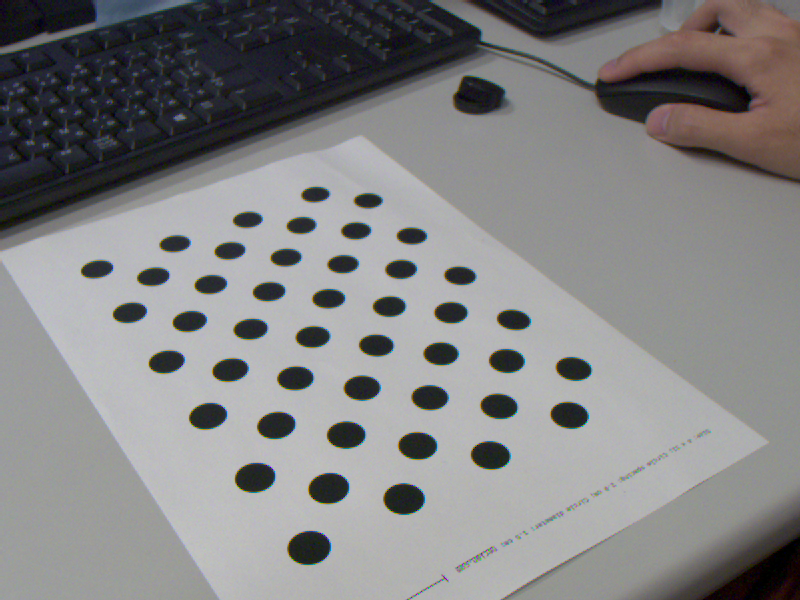
#> input picture data/c01.bmp, 800 x 600 px; its folder holds only this picture in this run
$ python calibrate.py ../data/c01.bmp
#> lines starting #> are read from the running program, lines starting #| are printed output that depends on the picture
#!/usr/bin/env python

'''
camera calibration for distorted images with chess board samples
reads distorted images, calculates the calibration and write undistorted images

usage:
    calibrate.py [--debug <output path>] [--square_size] [<image mask>]

default values:
    --debug:    ./output/
    --square_size: 1.0
    <image mask> defaults to ../data/left*.jpg
'''

# Python 2/3 compatibility
from __future__ import print_function

import numpy as np
import cv2

# local modules
from common import splitfn

# built-in modules
import os

if __name__ == '__main__':
    import sys
    import getopt
    from glob import glob

    args, img_mask = getopt.getopt(sys.argv[1:], '', ['debug=', 'square_size='])
    args = dict(args)
    args.setdefault('--debug', './output/')
    args.setdefault('--square_size', 1.0)
    if not img_mask:
        img_mask = '../data/c0*.bmp'  # default
    else:
        img_mask = img_mask[0]

    img_names = glob(img_mask)
    debug_dir = args.get('--debug')
    if not os.path.isdir(debug_dir):
        os.mkdir(debug_dir)
    square_size = float(args.get('--square_size'))

    pattern_size = (4, 11)
    pattern_points = np.zeros((np.prod(pattern_size), 3), np.float32)
    pattern_points[:, :2] = np.indices(pattern_size).T.reshape(-1, 2)
    pattern_points *= square_size
    print(pattern_points)

    obj_points = []
    img_points = []
    h, w = 0, 0
    img_names_undistort = []
    for fn in img_names:
        print('processing %s... ' % fn, end='')
        img = cv2.imread(fn, 0)
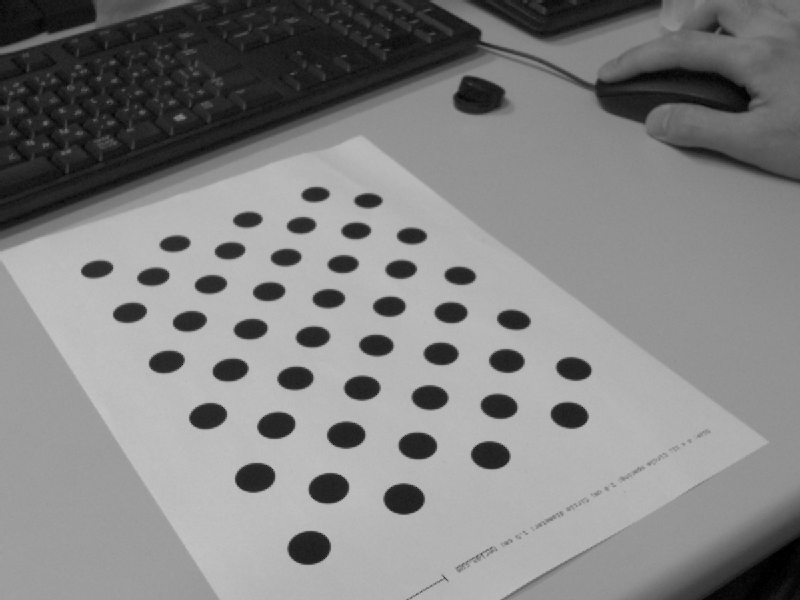
#> img: shape (600, 800); min 0, max 195, mean 131
        if img is None:
            print("Failed to load", fn)
            continue

        h, w = img.shape[:2]
#> h = 600; w = 800
        # found, corners = cv2.findChessboardCorners(img, pattern_size)
        found, corners = cv2.findCirclesGrid(img, pattern_size,None,flags=cv2.CALIB_CB_ASYMMETRIC_GRID)
#> found = True; corners = 44 rows, first 8: [96.69, 268.9], [174.6, 243.4], [247.4, 219.4], [315.1, 194.1], [153.1, 276.4], [229.6, 250.3], [301.1, 225], [367.9, 200.3]
        if found:
            term = (cv2.TERM_CRITERIA_EPS + cv2.TERM_CRITERIA_COUNT, 30, 0.1)
            cv2.cornerSubPix(img, corners, (5, 5), (-1, -1), term)

        if debug_dir:
            vis = cv2.cvtColor(img, cv2.COLOR_GRAY2BGR)
            cv2.drawChessboardCorners(vis, pattern_size, corners, found)
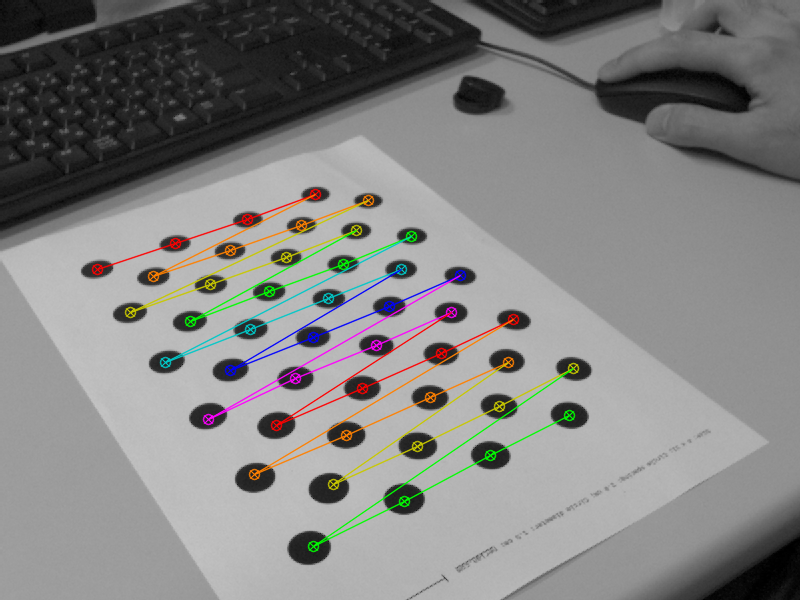
#> vis: shape (600, 800, 3); mean B, G, R 130, 131.2, 131.6
#> (the run stopped early here; a loop or call above may not have finished)

$ run again, on data/c05.bmp
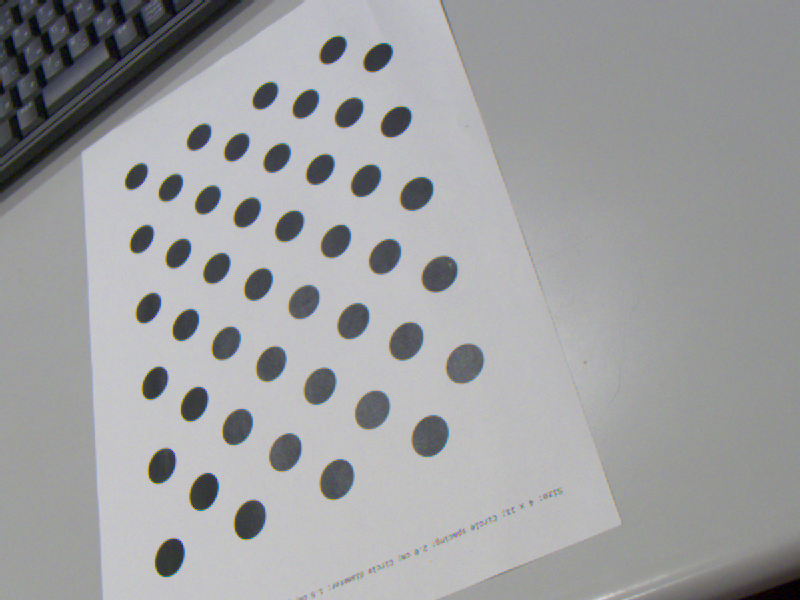
#> input picture data/c05.bmp, 800 x 600 px
#> `img = cv2.imread(fn, 0)`:
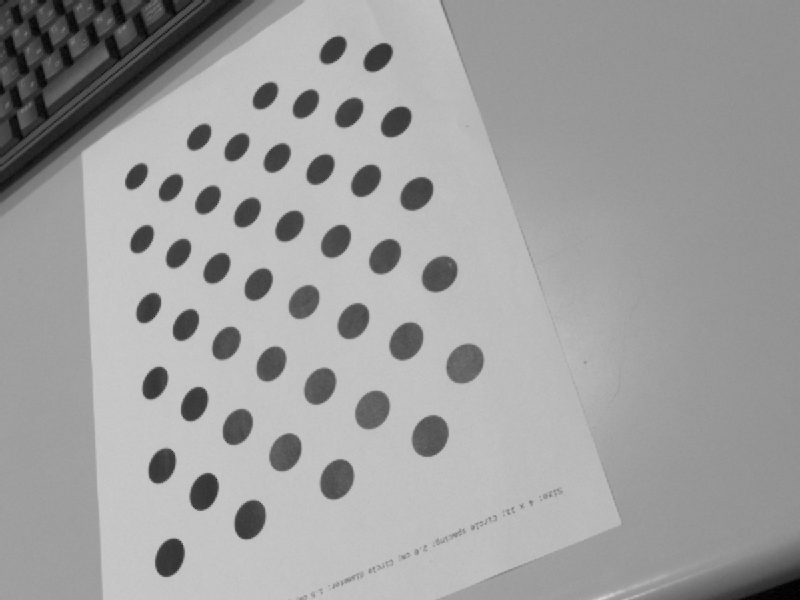
#> img: shape (600, 800); min 0, max 216, mean 159.4
#> found = True; corners = 44 rows, first 8: [136.1, 176.1], [198.9, 136.8], [265, 95.3], [332.7, 49.58], [170.5, 187.4], [236.4, 146.9], [305.4, 103.6], [377.7, 57.05]
#> `cv2.drawChessboardCorners(vis, pattern_size, corners, found)`:
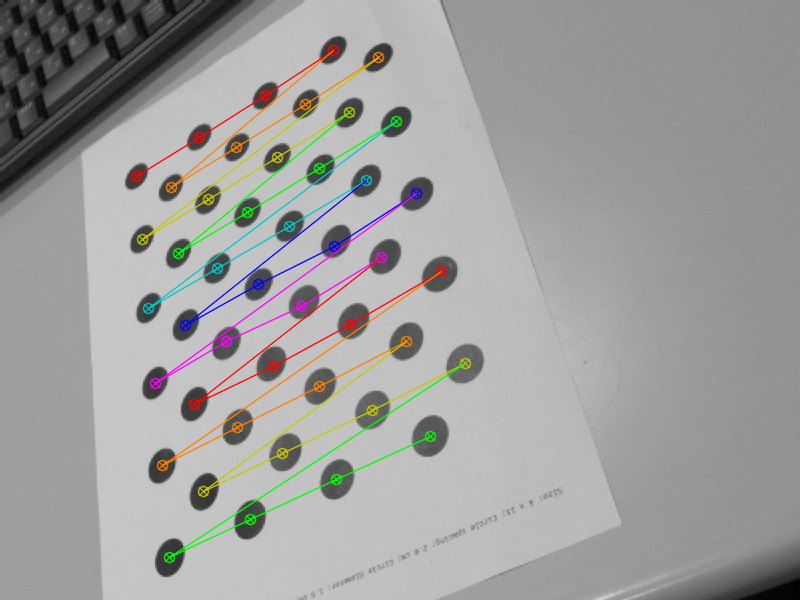
#> vis: shape (600, 800, 3); mean B, G, R 158, 159.2, 159.6

$ run again, on data/c02.bmp
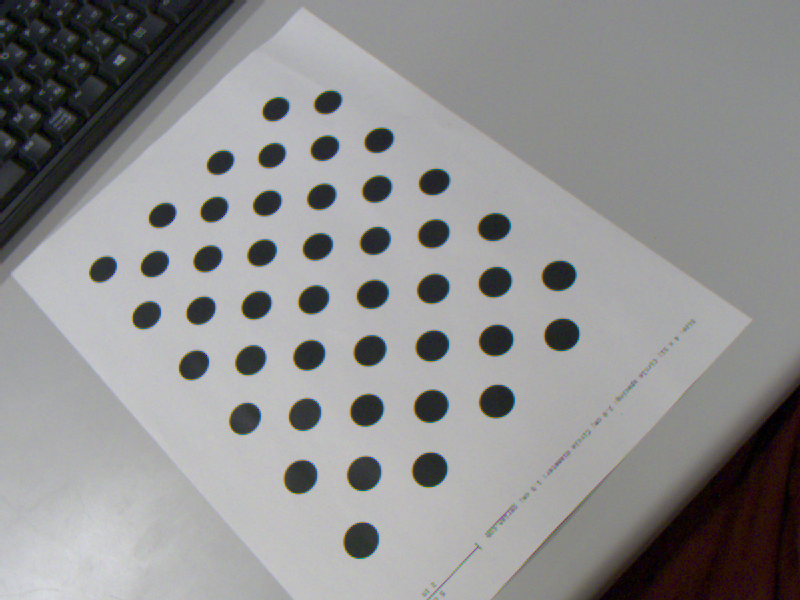
#> input picture data/c02.bmp, 800 x 600 px
#> `img = cv2.imread(fn, 0)`:
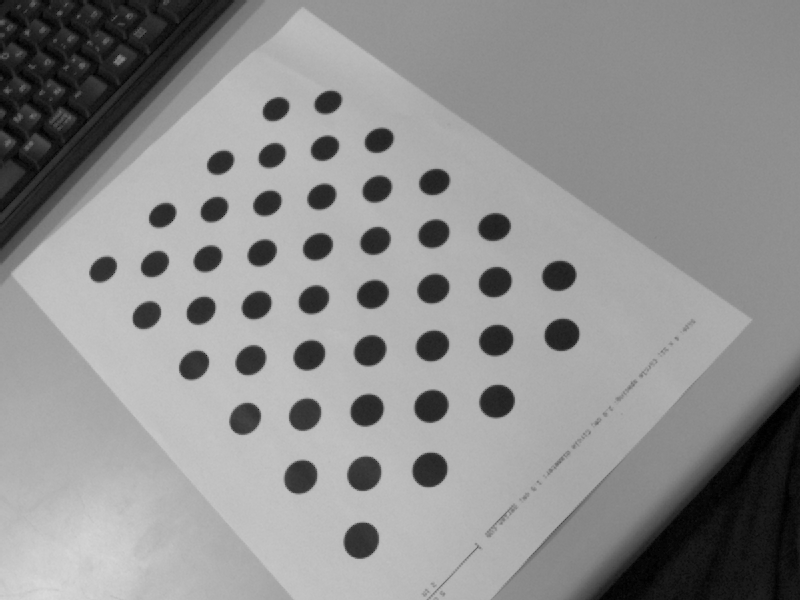
#> img: shape (600, 800); min 0, max 217, mean 143.4
#> found = True; corners = 44 rows, first 8: [102.8, 268.9], [162.1, 214.9], [220.1, 162.2], [275.6, 108.7], [154.4, 263.7], [213.9, 209.1], [271.7, 155.2], [327.7, 101.8]
#> `cv2.drawChessboardCorners(vis, pattern_size, corners, found)`:
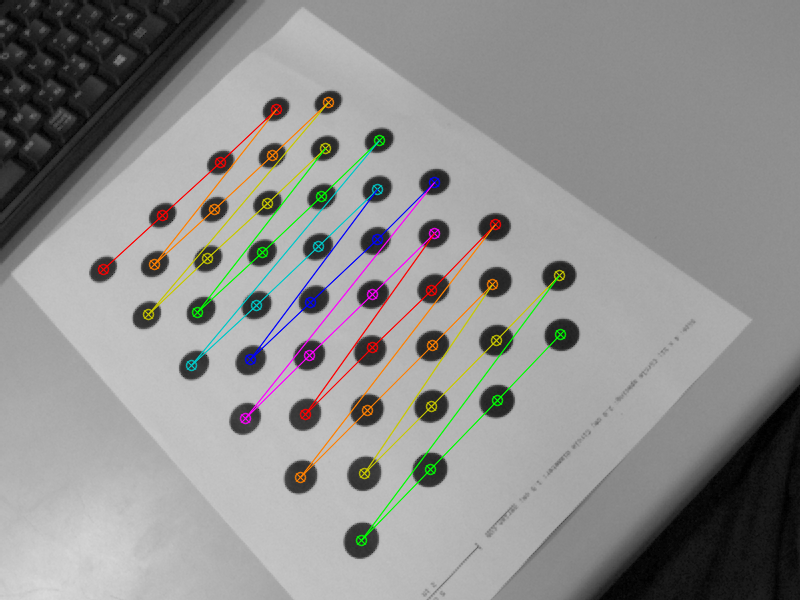
#> vis: shape (600, 800, 3); mean B, G, R 142.4, 143.6, 143.9

$ run again, on data/c03.bmp
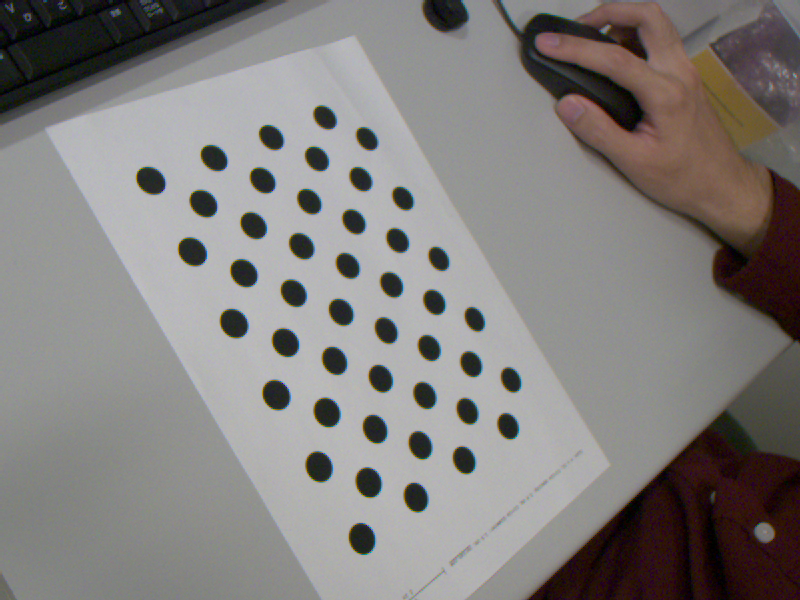
#> input picture data/c03.bmp, 800 x 600 px
#> `img = cv2.imread(fn, 0)`:
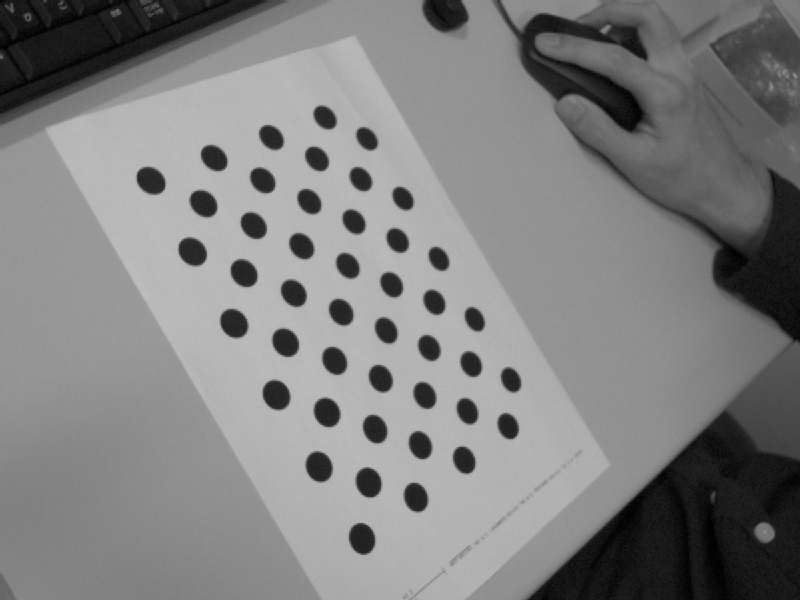
#> img: shape (600, 800); min 0, max 191, mean 128.5
#> found = True; corners = 44 rows, first 8: [150.5, 180.3], [213.8, 157.7], [271.1, 137.1], [324.7, 117.1], [203.1, 203.3], [262.3, 180], [316.6, 158.4], [366.6, 138.4]
#> `cv2.drawChessboardCorners(vis, pattern_size, corners, found)`:
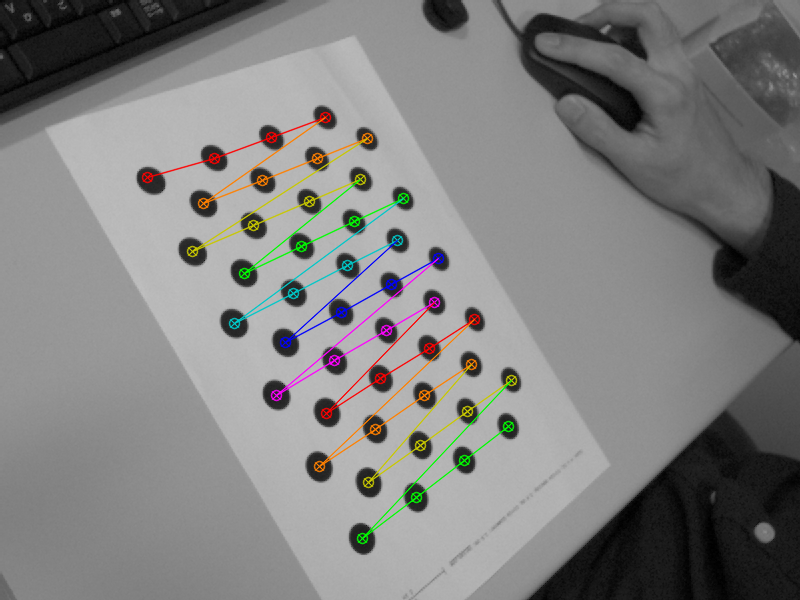
#> vis: shape (600, 800, 3); mean B, G, R 127.9, 128.8, 129.1

$ run again, on data/c04.bmp
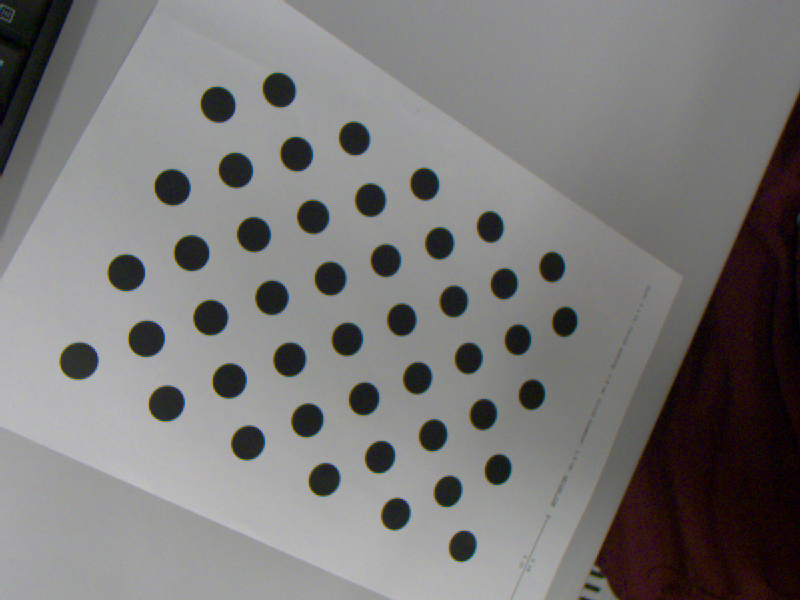
#> input picture data/c04.bmp, 800 x 600 px
#> `img = cv2.imread(fn, 0)`:
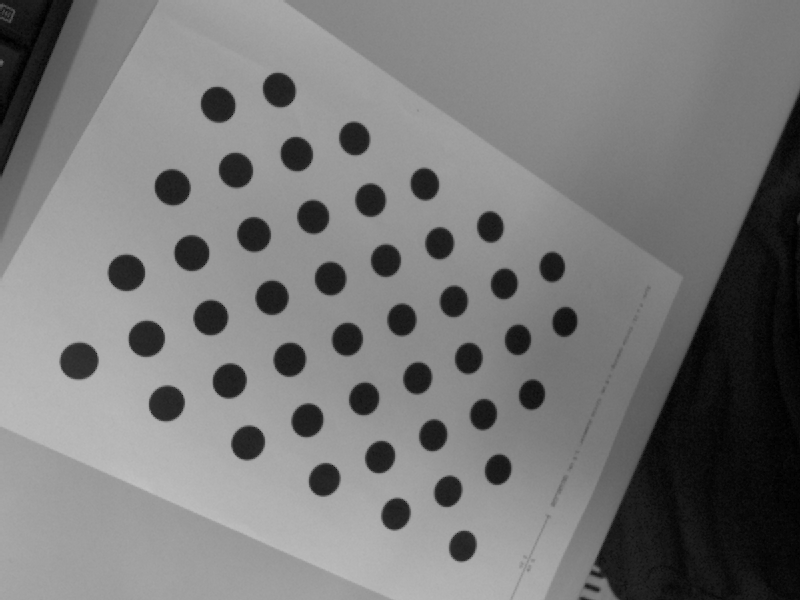
#> img: shape (600, 800); min 0, max 194, mean 121.2
#> found = True; corners = 44 rows, first 8: [78.74, 360.5], [126.1, 272.3], [172.1, 187], [217.7, 104.2], [146.3, 338.3], [191.4, 252.7], [235.5, 169.9], [278.9, 89.58]
#> `cv2.drawChessboardCorners(vis, pattern_size, corners, found)`:
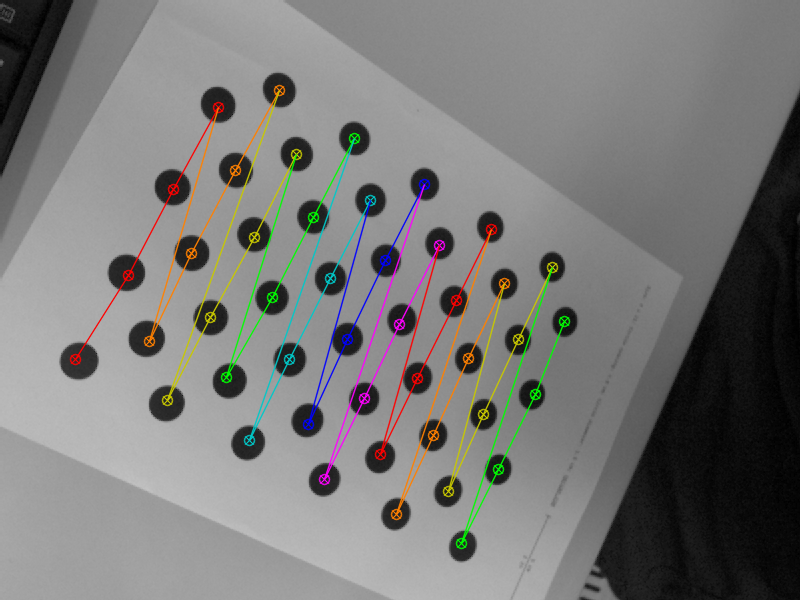
#> vis: shape (600, 800, 3); mean B, G, R 120.7, 121.9, 122.3
